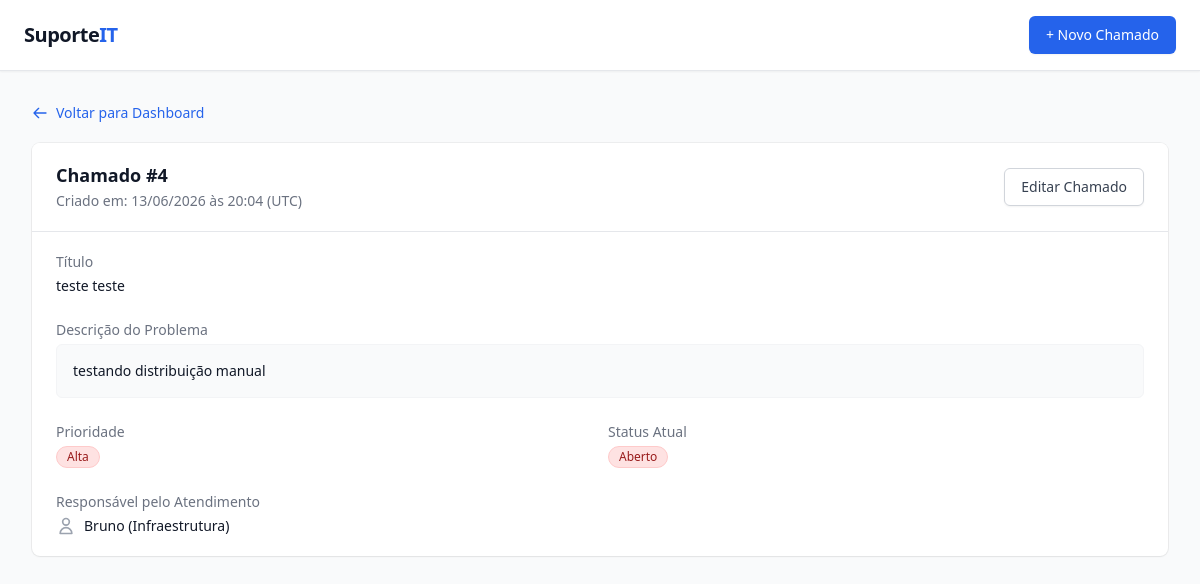
The app's page /chamados/4, older data.
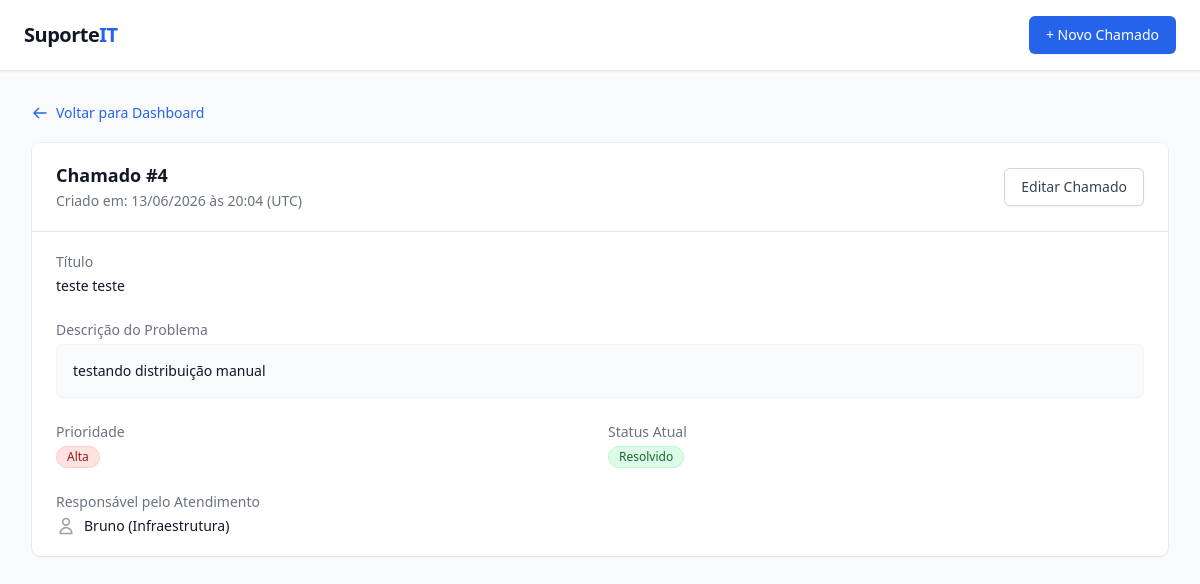
The same page, newer data.
### tables this page shows
CREATE TABLE chamados (
    id INTEGER PRIMARY KEY AUTOINCREMENT,
    titulo TEXT NOT NULL,
    descricao TEXT NOT NULL,
    prioridade TEXT NOT NULL,
    status TEXT NOT NULL,
    responsavel_id INTEGER NOT NULL,
    data_abertura TIMESTAMP NOT NULL DEFAULT CURRENT_TIMESTAMP,
    FOREIGN KEY (responsavel_id) REFERENCES responsaveis (id)
);

### app/controllers/chamado_controller.py (the view)
@bp.route('/chamados/<int:id>', methods=['GET'])
def visualizar_chamado(id):
    try:
        chamado = chamado_service.obter_chamado(id)
        responsavel = responsavel_repo.obter_por_id(chamado.responsavel_id)
        return render_template('chamado_view.html', chamado=chamado, responsavel=responsavel, Status=Status)
    except ValueError:
        flash("Chamado não encontrado.", "error")
        return redirect(url_for('chamado.dashboard'))

### app/__init__.py (called while the page is built)
def create_app():
    app = Flask(__name__)
    app.config['SECRET_KEY'] = os.environ.get('SECRET_KEY', 'default-fallback-key-for-dev')
    csrf.init_app(app)
    @app.teardown_appcontext
    def close_db(e=None):
        database.close_db(e)
    from app.controllers import chamado_controller
    app.register_blueprint(chamado_controller.bp)
    return app

### app/repositories/chamado_repo.py (called while the page is built)
def _row_to_chamado(row) -> Chamado:
    data_ab = row['data_abertura']
    if isinstance(data_ab, str):
        try:
            data_ab = datetime.fromisoformat(data_ab)
        except ValueError:
            data_ab = datetime.strptime(data_ab, "%Y-%m-%d %H:%M:%S")
    return Chamado(
        id=row['id'],
        titulo=row['titulo'],
        descricao=row['descricao'],
        prioridade=Prioridade(row['prioridade']),
        status=Status(row['status']),
        responsavel_id=row['responsavel_id'],
        data_abertura=data_ab
    )

def obter_por_id(chamado_id: int) -> Optional[Chamado]:
    db = get_db()
    cursor = db.execute('SELECT * FROM chamados WHERE id = ?', (chamado_id,))
    row = cursor.fetchone()
    if row:
        return _row_to_chamado(row)
    return None

### app/templates/chamado_view.html (shortened to what the changed rows need)
{% extends "base.html" %}
{% block content %}
<div class="bg-white shadow-sm ring-1 ring-black ring-opacity-5 sm:rounded-lg overflow-hidden">
    <div class="px-6 py-5 border-b border-gray-200 sm:flex sm:items-center sm:justify-between bg-white">
        <div>
            <h3 class="text-lg leading-6 font-semibold text-gray-900">Chamado #{{ chamado.id }}</h3>
            <p class="mt-1 max-w-2xl text-sm text-gray-500">Criado em: {{ chamado.data_abertura.strftime('%d/%m/%Y às %H:%M') }} (UTC)</p>
        </div>
    </div>
    <div class="px-6 py-5">
        <dl class="grid grid-cols-1 sm:grid-cols-2 gap-x-4 gap-y-6">
            <div class="sm:col-span-2">
                <dt class="text-sm font-medium text-gray-500">Título</dt>
                <dd class="mt-1 text-sm text-gray-900 font-medium">{{ chamado.titulo }}</dd>
            </div>
            <div class="sm:col-span-2">
                <dt class="text-sm font-medium text-gray-500">Descrição do Problema</dt>
                <dd class="mt-1 text-sm text-gray-900 whitespace-pre-wrap bg-gray-50 p-4 rounded-md border border-gray-100">{{ chamado.descricao }}</dd>
            </div>
            <div>
                <dd class="mt-1 text-sm text-gray-900">
                    {% set badge_color = 'bg-gray-100 text-gray-800' %}
                    {% if chamado.prioridade.value == 'Alta' %}{% set badge_color = 'bg-red-100 text-red-800 border-red-200' %}
                    {% elif chamado.prioridade.value == 'Média' %}{% set badge_color = 'bg-yellow-100 text-yellow-800 border-yellow-200' %}
                    {% elif chamado.prioridade.value == 'Baixa' %}{% set badge_color = 'bg-green-100 text-green-800 border-green-200' %}
                    {% endif %}
                    <span class="inline-flex items-center rounded-full border px-2.5 py-0.5 text-xs font-medium {{ badge_color }}">
                        {{ chamado.prioridade.value }}
                    </span>
                </dd>
            </div>
            <div>
                <dd class="mt-1 text-sm text-gray-900">
                    {% set badge_color = 'bg-gray-100 text-gray-800' %}
                    {% if chamado.status.value == 'Aberto' %}{% set badge_color = 'bg-red-100 text-red-800 border-red-200' %}
                    {% elif chamado.status.value == 'Em Andamento' %}{% set badge_color = 'bg-yellow-100 text-yellow-800 border-yellow-200' %}
                    {% elif chamado.status.value == 'Resolvido' %}{% set badge_color = 'bg-green-100 text-green-800 border-green-200' %}
                    {% elif chamado.status.value == 'Fechado' %}{% set badge_color = 'bg-gray-100 text-gray-800 border-gray-200' %}
                    {% endif %}
                    <span class="inline-flex items-center rounded-full border px-2.5 py-0.5 text-xs font-medium {{ badge_color }}">
                        {{ chamado.status.value }}
                    </span>
                </dd>
            </div>
        </dl>
    </div>
</div>
{% endblock %}

Row changes from the older to the newer data that the page shows:
changed chamados "teste teste": status.value "Aberto" → "Resolvido"
